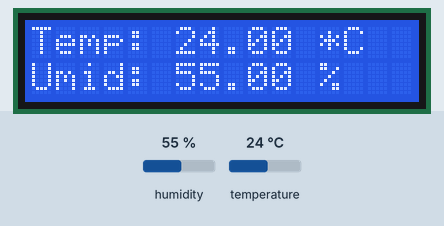
Recording of a sketch running on a simulated Arduino Uno, built with avr-gcc and run on an emulated ATmega328P. On the bench: 16×2 character LCD. The inputs (shaded band) are chosen by the test bench; at power-on: humidity 55 %, temperature 24 °C.

Above: at 1.2 s.
1.3 s: humidity set to 22 %
At 3.2 s:
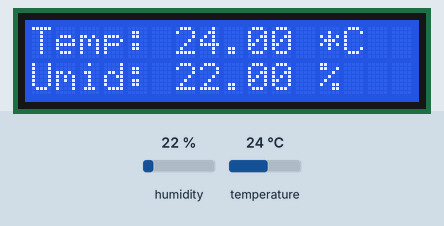
4.0 s: temperature set to 12 °C
At 5.3 s:
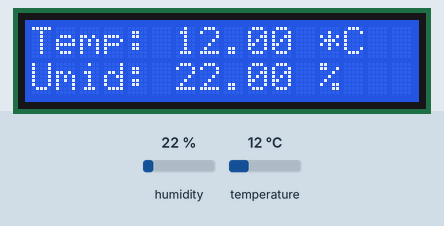
6.7 s: humidity set to 40 %
At 9.3 s:
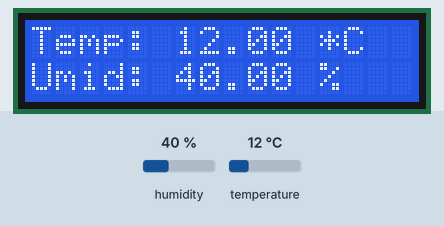
9.6 s: temperature set to 19 °C
At 11.5 s:
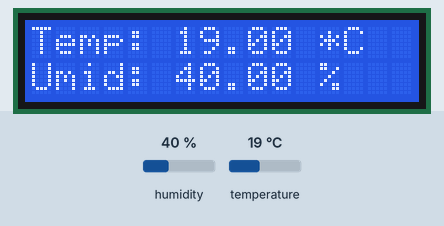
Timing chart, 0 to 13.0 s (numbered marks = the images above; inputs shaded):
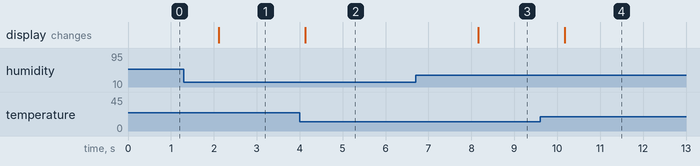

Measured:
- after the input at 1.3 s, the display: changes after 0.81 s (image 1)
- after the input at 4.0 s, the display: changes after 0.13 s (image 2)
- after the input at 6.7 s, the display: changes after 1.5 s (image 3)
- after the input at 9.6 s, the display: changes after 0.57 s (image 4)

The sketch:

m17_DHT22andLCD.ino
```cpp
// Example testing sketch for various DHT humidity/temperature sensors
// Written by ladyada, public domain
#include <Wire.h>
#include <LiquidCrystal_I2C.h>
#include "DHT.h"

#define DHTPIN 2     // what pin we're connected to

// Uncomment whatever type you're using!
//#define DHTTYPE DHT11   // DHT 11
#define DHTTYPE DHT22   // DHT 22  (AM2302)
//#define DHTTYPE DHT21   // DHT 21 (AM2301)

// Connect pin 1 (on the left) of the sensor to +5V
// Connect pin 2 of the sensor to whatever your DHTPIN is
// Connect pin 4 (on the right) of the sensor to GROUND
// Connect a 10K resistor from pin 2 (data) to pin 1 (power) of the sensor
LiquidCrystal_I2C lcd(0x27,16,2);  // set the LCD address to 0x3f for a 16 chars and 2 line display

DHT dht(DHTPIN, DHTTYPE);

void setup() {
  lcd.init();                      // initialize the lcd
  dht.begin();
  lcd.backlight();
  lcd.setCursor(0,0);
  lcd.print("Temp:");
  lcd.setCursor(0,1);
  lcd.print("Umid:");
}

void loop() {
  // Reading temperature or humidity takes about 250 milliseconds!
  // Sensor readings may also be up to 2 seconds 'old' (its a very slow sensor)
  float h = dht.readHumidity();
  float t = dht.readTemperature();

  // check if returns are valid, if they are NaN (not a number) then something went wrong!
  if (isnan(t) || isnan(h)) {
    lcd.print("Eroare senzor");
 //   Serial.println("Failed to read from DHT");
  } else {
    lcd.setCursor(6,0);
    lcd.print(t);
    lcd.print(" *C");
    lcd.setCursor(6,1);
    lcd.print(h);
    lcd.print(" %");
  }
}
```
